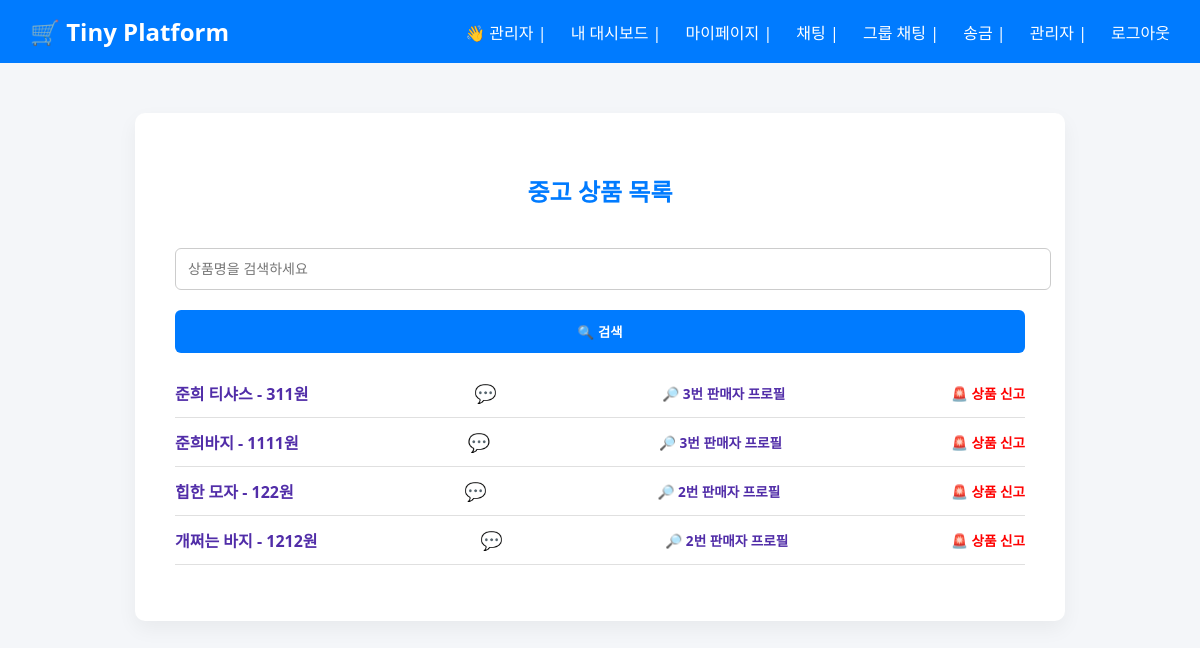
The page / (signed in) on the database its author committed.
### tables this page shows
CREATE TABLE products (
                id INTEGER PRIMARY KEY AUTOINCREMENT,
                name TEXT NOT NULL,
                description TEXT,
                price INTEGER,
                seller_id INTEGER,
                is_blocked INTEGER DEFAULT 0,
                created_at TIMESTAMP DEFAULT CURRENT_TIMESTAMP,
                buyer_id INTEGER
            );

### app.py (the view)
@app.route("/", methods=["GET", "POST"])
def index():
    keyword = ""
    if request.method == "POST":
        keyword = request.form.get("keyword", "")
    else:
        keyword = request.args.get("keyword", "")
    query = '''
        SELECT id, name, description, price, seller_id, is_blocked, created_at, buyer_id
        FROM products WHERE is_blocked = 0
    '''
    params = []
    if keyword:
        query += " AND name LIKE ?"
        params.append(f"%{keyword}%")
    query += " ORDER BY created_at DESC"
    with sqlite3.connect(DB_NAME) as conn:
        products = conn.execute(query, params).fetchall()
    return render_template("index.html", products=products, keyword=keyword)

### templates/index.html (shortened to what this page needs)
{% extends "base.html" %}
{% block content %}
<h2>중고 상품 목록</h2>
<form method="POST">
  <input
    type="text"
    name="keyword"
    placeholder="상품명을 검색하세요"
    value="{{ keyword }}"
  />
  <button type="submit">🔍 검색</button>
</form>
{% if products %}
<ul class="product-list">
  {% for p in products %}
  <li>
    <a href="{{ url_for('view_product', product_id=p[0]) }}">
      {{ p[1] }} - {{ p[3] }}원
    </a>
    {% if session.get("user_id") and p[4] != session["user_id"] and not p[7] %}
      <a class="chat-icon" href="{{ url_for('chat', user_id=p[4]) }}">💬</a>
      <a style="font-size: 0.85em; margin-left: 10px;" href="{{ url_for('view_user', user_id=p[4]) }}">
        🔎 {{ p[4] }}번 판매자 프로필
      </a>
      <a style="margin-left: 10px; color: red; font-size: 0.85em;" href="{{ url_for('report', type='product', target_id=p[0]) }}">
        🚨 상품 신고
      </a>
    {% endif %}
  </li>
  {% endfor %}
</ul>
{% else %}
<p>등록된 상품이 없습니다.</p>
{% endif %}
{% endblock %}

### static/style.css (style rules this page uses)
body { margin: 0; padding: 0; font-family: 'Segoe UI', 'Helvetica', 'Apple SD Gothic Neo', sans-serif; background-color: #f4f6f9; color: #333; }
h2 { text-align: center; color: #007bff; margin-bottom: 30px; }
ul.product-list { list-style: none; padding-left: 0; }
ul.product-list li { padding: 12px 0; border-bottom: 1px solid #e0e0e0; display: flex; justify-content: space-between; align-items: center; }
ul.product-list li a { text-decoration: none; color: #512da8; font-weight: bold; }
input[type='text'], input[type='number'], select, textarea { width: 100%; padding: 12px; margin-top: 10px; margin-bottom: 20px; border: 1px solid #ccc; border-radius: 6px; font-size: 14px; }
button { background-color: #007bff; color: white; padding: 12px 20px; border: none; border-radius: 6px; cursor: pointer; font-weight: bold; width: 100%; }
.chat-icon { margin-left: 10px; font-size: 18px; text-decoration: none; }

### rows shown on the page
products: name "준희 티샤스", price "311", seller "3"
products: name "준희바지", price "1111", seller "3"
products: name "힙한 모자", price "122", seller "2"
products: name "개쩌는 바지", price "1212", seller "2"

### other values the page prints
{{ session["username"] }} "관리자"
